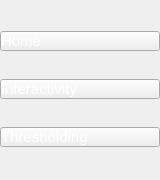
   <widget class="QFrame" name="MenuButtonFrame">
    <property name="geometry">
     <rect>
      <x>0</x>
      <y>30</y>
      <width>160</width>
      <height>180</height>
     </rect>
    </property>
    <property name="frameShape">
     <enum>QFrame::NoFrame</enum>
    </property>
    <property name="frameShadow">
     <enum>QFrame::Raised</enum>
    </property>
    <layout class="QVBoxLayout" name="verticalLayout_5">
     <property name="leftMargin">
      <number>0</number>
     </property>
     <property name="topMargin">
      <number>9</number>
     </property>
     <property name="rightMargin">
      <number>0</number>
     </property>
     <item>
      <widget class="QPushButton" name="HomeFrameButton">
       <property name="autoFillBackground">
        <bool>false</bool>
       </property>
       <property name="styleSheet">
        <string notr="true">QPushButton{
		text-align: left;
		background-image: url(:/icons/home.svg);
            border: 4px solid '#4aa3d1';
            background: '#4aa3d1';
            color: white;
            font-family: 'Helvetica';
            font-size: 15px;
            padding: 0px 0;
            margin-top: 0px
}
QPushButton:hover{
	background: '#173953';
     border: 4px solid '#173953'
}</string>
       </property>
       <property name="text">
        <string>Home</string>
       </property>
       <property name="icon">
        <iconset>
         <normaloff>../icons/home.svg</normaloff>../icons/home.svg</iconset>
       </property>
       <property name="iconSize">
        <size>
         <width>25</width>
         <height>25</height>
        </size>
       </property>
      </widget>
     </item>
     <item>
      <widget class="QPushButton" name="GraphButton">
       <property name="styleSheet">
        <string notr="true">QPushButton{
		text-align: left;
            border: 4px solid '#4aa3d1';
            background: '#4aa3d1';
            color: white;
            font-family: 'Helvetica';
            font-size: 15px;
            padding: 0px 0;
            margin-top: 0px
}
QPushButton:hover{
	background: '#173953';
     border: 4px solid '#173953'
}</string>
       </property>
       <property name="text">
        <string>Interactivity</string>
       </property>
       <property name="icon">
        <iconset>
         <normaloff>../icons/bar-chart.svg</normaloff>../icons/bar-chart.svg</iconset>
       </property>
       <property name="iconSize">
        <size>
         <width>25</width>
         <height>25</height>
        </size>
       </property>
      </widget>
     </item>
     <item>
      <widget class="QPushButton" name="PictureButton">
       <property name="styleSheet">
        <string notr="true">QPushButton{
		text-align: left;
            border: 4px solid '#4aa3d1';
            background: '#4aa3d1';
            color: white;
            font-family: 'Helvetica';
            font-size: 15px;
            padding: 0px 0;
            margin-top: 0px
}
QPushButton:hover{
	background: '#173953';
     border: 4px solid '#173953'
}</string>
       </property>
       <property name="text">
        <string>Thresholding</string>
       </property>
       <property name="icon">
        <iconset>
         <normaloff>../icons/image.svg</normaloff>../icons/image.svg</iconset>
       </property>
       <property name="iconSize">
        <size>
         <width>25</width>
         <height>25</height>
        </size>
       </property>
      </widget>
     </item>
    </layout>
   </widget>
